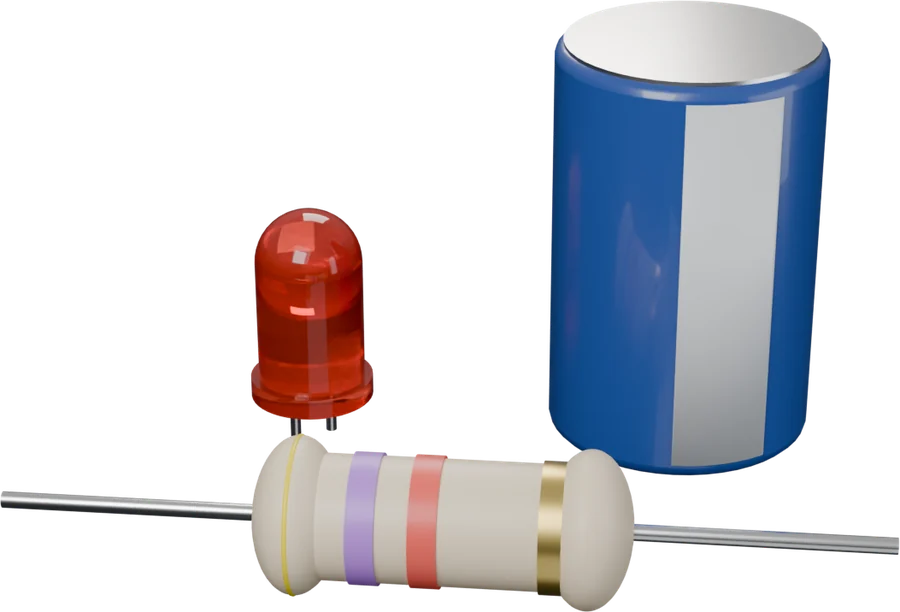
#> input picture imagenes/area-analogica.webp, 900 x 612 px
$ python a_webp.py ../../imagenes/area-analogica.webp out.png
#> lines starting #> are read from the running program, lines starting #| are printed output that depends on the picture; after the words box and inside, x2 and y2 are one past the last pixel; in counts of white or black regions, pixels touching at a corner belong together
"""Recorta el espacio transparente sobrante de un render PNG y lo guarda en WebP (máx. 900 px).
Uso: python3 herramientas/imagenes/a_webp.py render.png imagenes/area-xxx.webp"""
import sys
from PIL import Image
im = Image.open(sys.argv[1]).convert("RGBA")
#> im is the input picture: PIL image 900x612 RGBA; mean R, G, B, A 50.8, 51.1, 57.3, 92.9
alfa = im.split()[3].point(lambda a: 255 if a > 8 else 0)
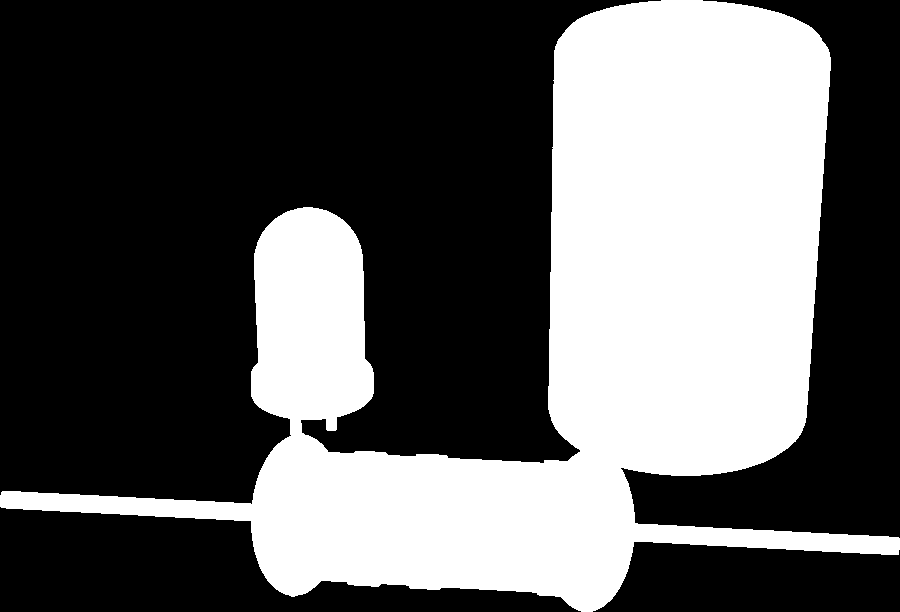
#> alfa: PIL image 900x612 L; 37% white; 1 white region, box (x1, y1, x2, y2) and area: (0, 0, 900, 612) 203552
im = im.crop(alfa.getbbox())
im.thumbnail((900, 900), Image.LANCZOS)
im.save(sys.argv[2], quality=86, method=6)
print(sys.argv[2], im.size)
#| out.png (900, 612)

$ run again, on imagenes/area-microprogramables.webp
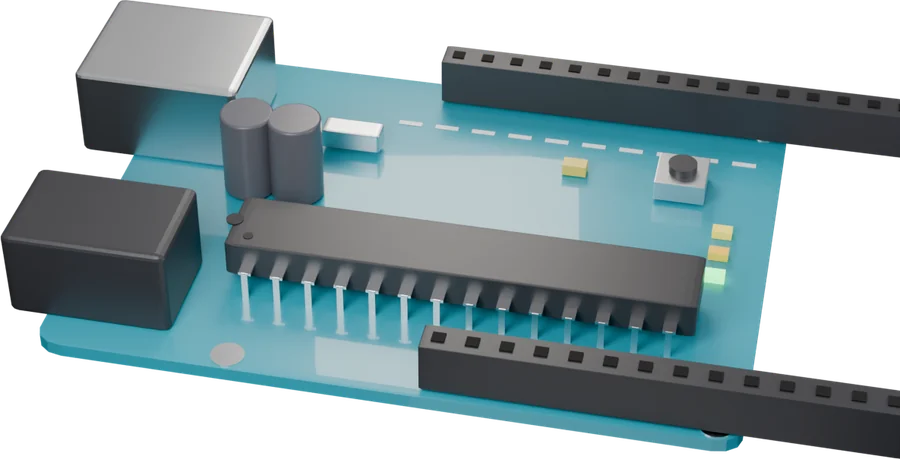
#> input picture imagenes/area-microprogramables.webp, 900 x 459 px
#> im is the input picture: PIL image 900x459 RGBA; mean R, G, B, A 65.9, 84.5, 88.6, 167.6
#> `alfa = im.split()[3].point(lambda a: 255 if a > 8 else 0)`:
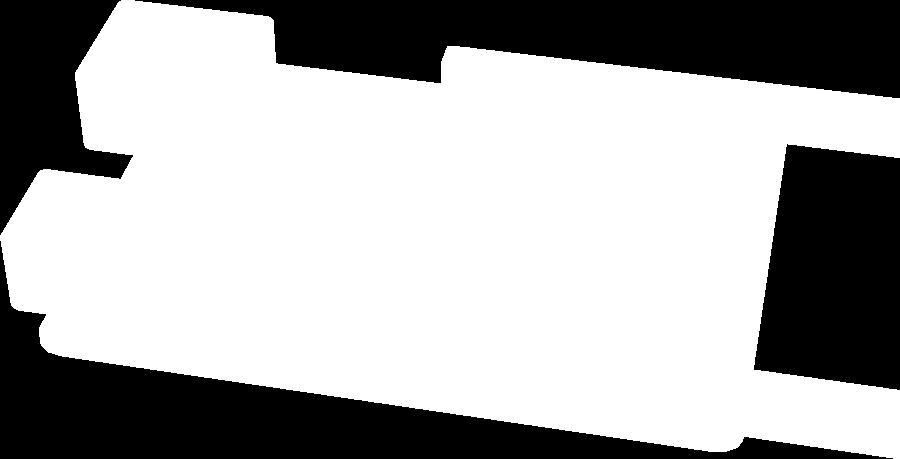
#> alfa: PIL image 900x459 L; 66.2% white; 4 black regions, box (x1, y1, x2, y2) and area: (0, 241, 893, 459) 46274, (135, 0, 900, 98) 46200, (754, 144, 900, 390) 29900, (0, 0, 133, 235) 17315
#| out.png (900, 459)

$ run again, on imagenes/area-plc.webp
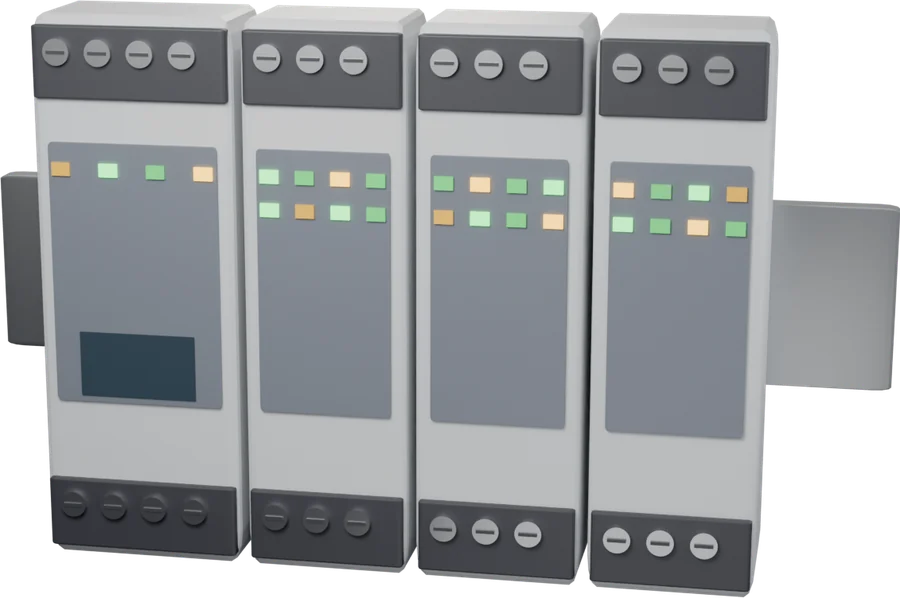
#> input picture imagenes/area-plc.webp, 900 x 598 px
#> im is the input picture: PIL image 900x598 RGBA; mean R, G, B, A 116.4, 119.6, 122.4, 207.7
#> `alfa = im.split()[3].point(lambda a: 255 if a > 8 else 0)`:
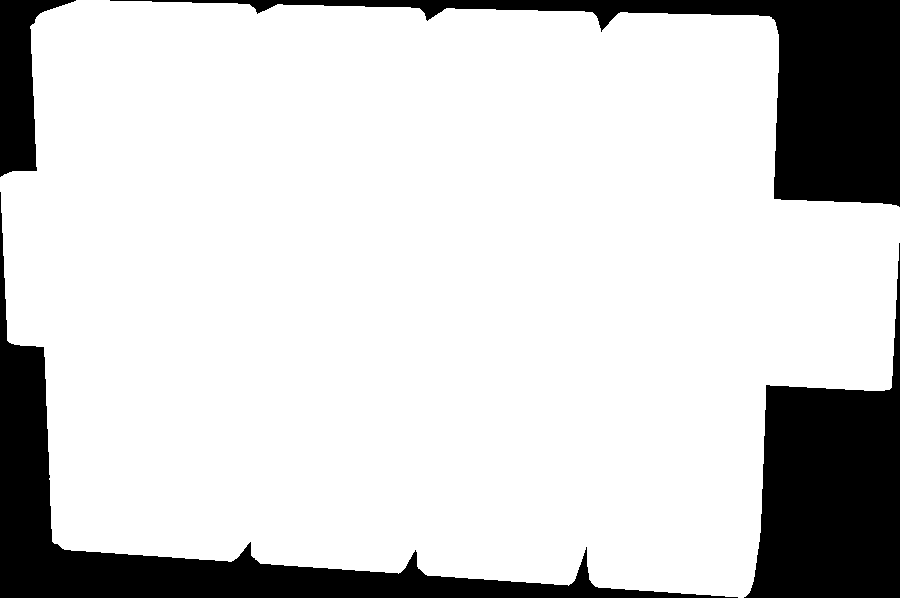
#> alfa: PIL image 900x598 L; 81.9% white; 4 black regions, box (x1, y1, x2, y2) and area: (110, 0, 900, 207) 30938, (0, 192, 738, 598) 30826, (744, 243, 900, 598) 29745, (0, 0, 76, 177) 6127
#| out.png (900, 598)

$ run again, on imagenes/area-voz-datos.webp
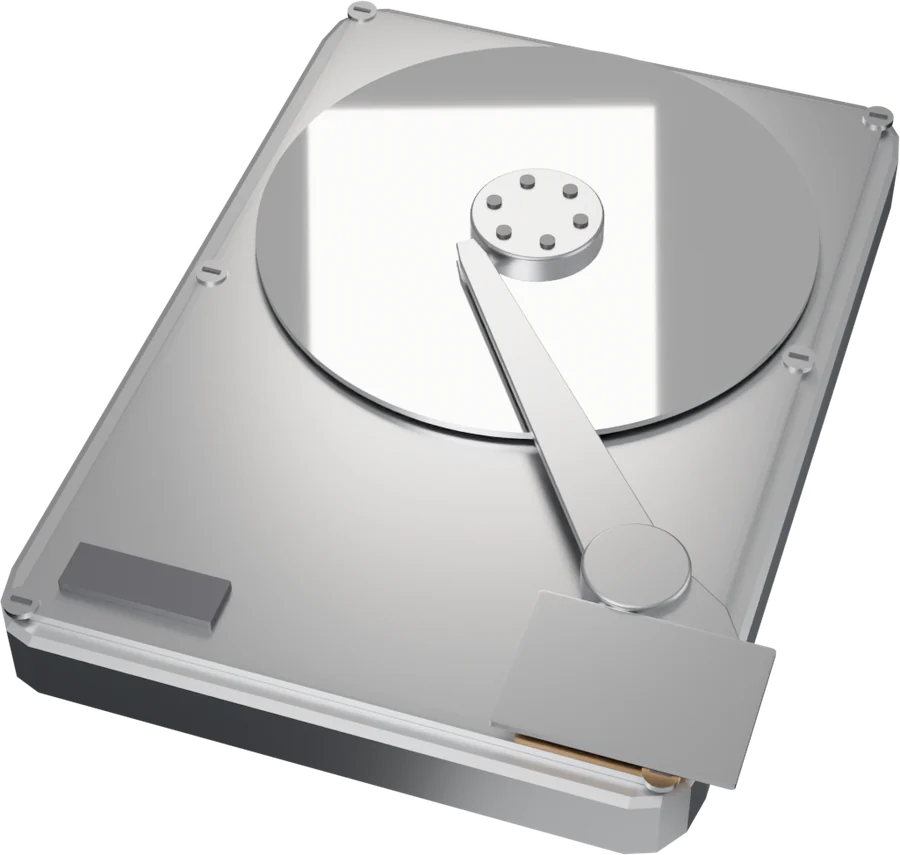
#> input picture imagenes/area-voz-datos.webp, 900 x 855 px
#> im is the input picture: PIL image 900x855 RGBA; mean R, G, B, A 125.9, 125.7, 125.6, 169.7
#> `alfa = im.split()[3].point(lambda a: 255 if a > 8 else 0)`:
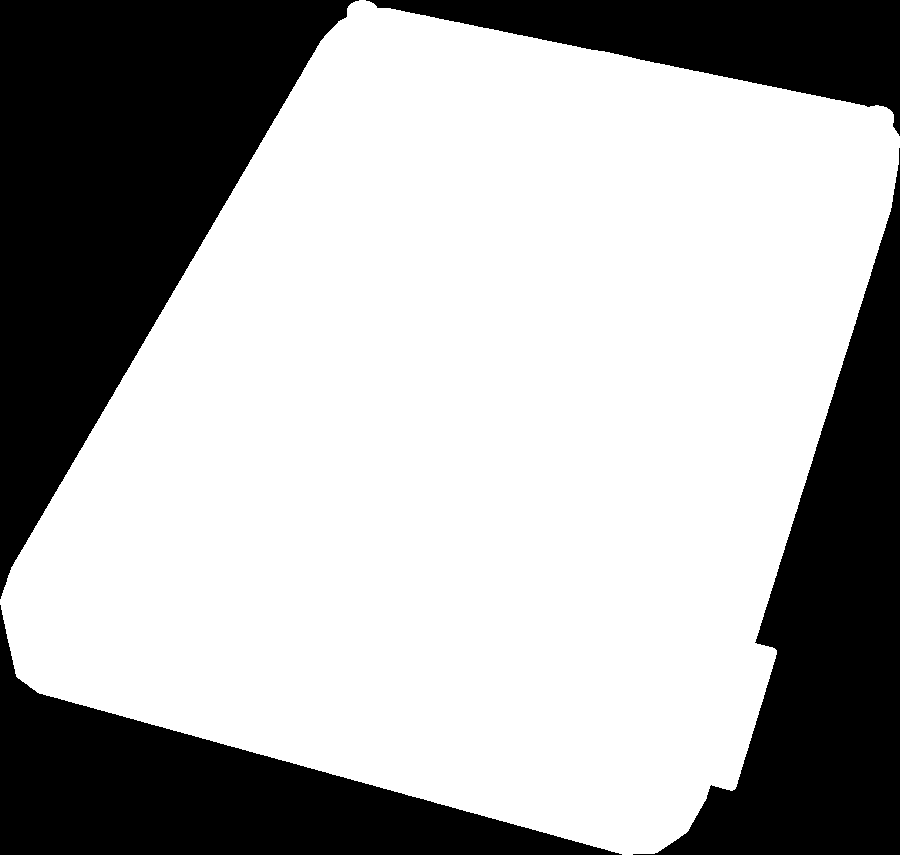
#> alfa: PIL image 900x855 L; 66.8% white; 4 black regions, box (x1, y1, x2, y2) and area: (0, 0, 359, 599) 101498, (633, 148, 900, 855) 68264, (0, 605, 622, 855) 54632, (366, 0, 900, 136) 31053
#| out.png (900, 855)
